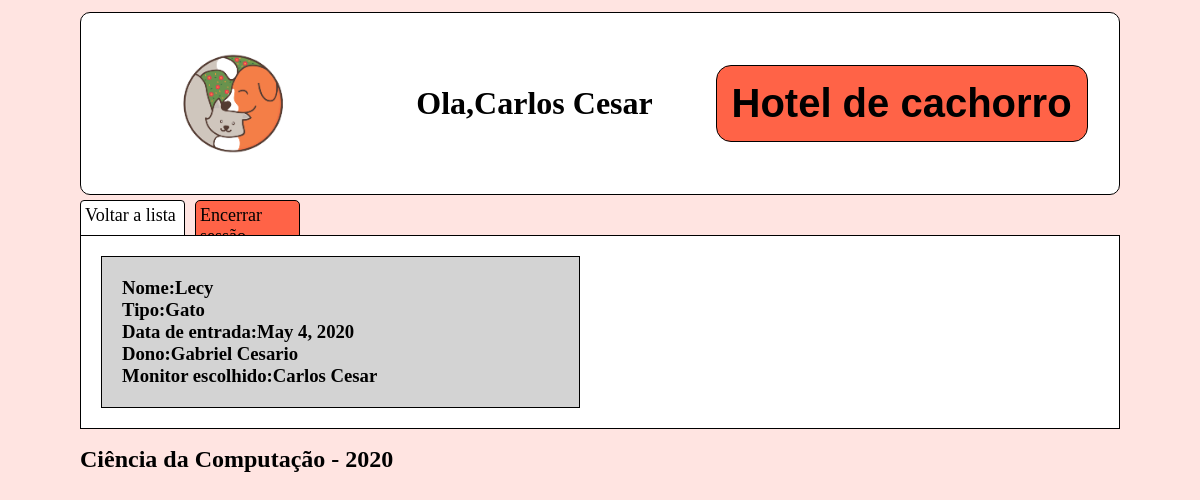
/todos-pets/ (signed in), run on an earlier commit of the app's database.
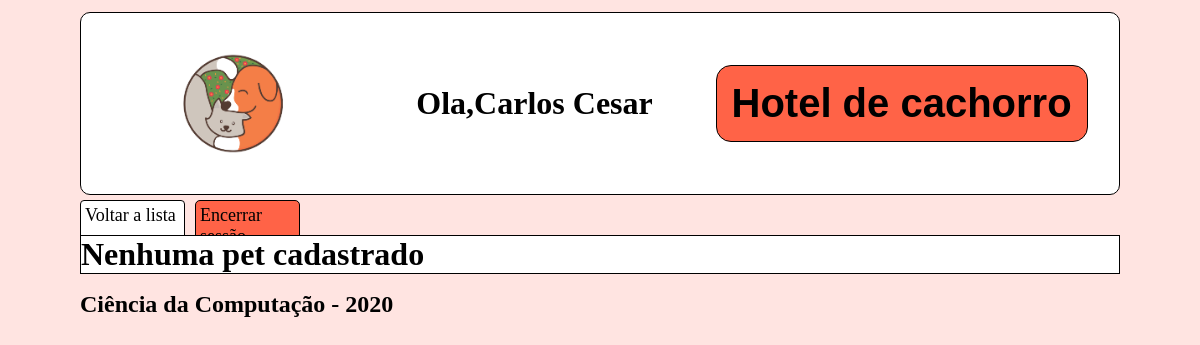
And on a later commit of the database.
### cliente/models.py (models this page shows, shortened)
class Pet(models.Model):
    _nome_pet = models.CharField("Nome do pet",max_length=30,blank=False,null=False)
    _tipo = models.CharField("Tipo",max_length=50,blank=False,null=False,default="Cachorro")
    _porte = models.PositiveIntegerField("porte do mascote",choices=PORTE_MASCOTE,default=PEQUENO)
    _especie = models.CharField("Espécie:",max_length=50,blank=False,null=True)
    _racao = models.CharField("Ração",max_length=30,blank=False, null=False)
    data_entrada = models.DateField(verbose_name="Data de entrada",auto_now_add=True)
    dono = models.ForeignKey(Cliente, verbose_name="Dono",on_delete=models.CASCADE,blank=False)
    _servicos = models.TextField("Serviços",max_length=400,blank=True)
    class Meta:
        verbose_name = 'mascote'
        verbose_name_plural = 'mascotes'
    @property
    def nome_pet(self):
        if self._nome_pet:
            return self._nome_pet
        return str(self.id)
    @property
    def tipo(self):
        return self._tipo
    @property
    def porte(self):
        for code,label in PORTE_MASCOTE:
            if self._porte == code:
                break
        return label
    @porte.setter
    def porte(self,valor):
        if valor == 'Pequeno':
            self._porte = PEQUENO
        elif valor == 'Medio':
            self._porte = MEDIO
        elif valor == 'Grande':
            self._porte = GRANDE
        else:
            raise ValueError('Porte inválido, selecione entre pequeno(P ou p),médio(m ou M) ou grande(g ou G)')
    @property
    def especie(self):
        return self._especie
    @property
    def racao(self):
        return self._racao
    @property
    def servicos(self):
        return self._servicos

class Pessoa(models.Model):
    _CPF = models.CharField(max_length=16, blank=False,null=False, default=0)
    _nome = models.CharField("Nome",max_length=100,blank=False,null=False)
    _email = models.EmailField("E-Mail",max_length=200,blank=True, null=False, unique=True)
    _tel = models.CharField("Telefone",max_length=20,blank=True,null=True)
    user = models.OneToOneField(User, verbose_name="Usuario",on_delete=models.CASCADE, null=True)
    class Meta:
        abstract = True
    @property
    def nome(self):
        return self._nome
    @property
    def CPF(self):
        return self._CPF
    @property
    def email(self):
        return self._email
    @property
    def tel(self):
        return self._tel

class Cliente(Pessoa):
    monitor_escolhido = models.ForeignKey(Monitor, verbose_name="Monitor responsável", on_delete=models.CASCADE, null=True,blank=True)
    class Meta:
        verbose_name = 'cliente'
        verbose_name_plural = 'clientes'

### cliente/views.py (the view)
# urls.py: path('todos-pets/', views.hotel_pets),
@login_required(login_url='/login/')
def hotel_pets(request):
    monitor = Monitor.objects.get(user = request.user)
    cliente = Cliente.objects.all()
    pet = Pet.objects.all()
    return render(request, 'todos-pets.html',{'pet':pet,'monitor':monitor,'cliente':cliente})

### cliente/templates/todos-pets.html (shortened to what this page needs)
{%load static%}
<!DOCTYPE html>
<html lang="en">
<head>
</head>
<body>
    <div class="header">
            <img class="logo" src="{% static 'logo.png' %}" alt="My image">
            <h1 class="user">Ola,{{monitor.nome}}</h1>
            <h1 class="title">Hotel de cachorro</h1>
    </div>
    <div class="nav">
            <ul class="nav-1">
                <li class='cadastro'><a href="/monitor/">Voltar a lista</a></li>
                <li class='logout'><a href="/logout/">Encerrar sessão</a></li>
            </ul>
    </div>
    <div class="conteudo">
        {%if pet%}
            {%for x in pet %}
            <div class="pet">
                <h3>Nome:{{x.nome_pet}}</h3>
                <h3>Tipo:{{x.tipo}}</h3>
                <h3>Data de entrada:{{x.data_entrada}}</h3>
                <h3>Dono:{{x.dono.nome}}</h3>
                <h3>Monitor escolhido:{{x.dono.monitor_escolhido.nome}}</h3>
            </div>
            {%endfor%}
        {%else%}
            <h1>Nenhuma pet cadastrado</h1>
        {%endif%}
       </div>
    <div class="footer">
        <footer>
            <h2>Ciência da Computação - 2020</h2>
        </footer>
    </div>
</body>
</html>

What changed in the data, as far as the page shows it:
removed Pet: nome_pet "Lecy", tipo "Gato", data_entrada "May 4, 2020", dono.nome "Gabriel Cesario", dono.monitor_escolhido.nome "Carlos Cesar"
Also different on the page:
text now shown: "Nenhuma pet cadastrado"
